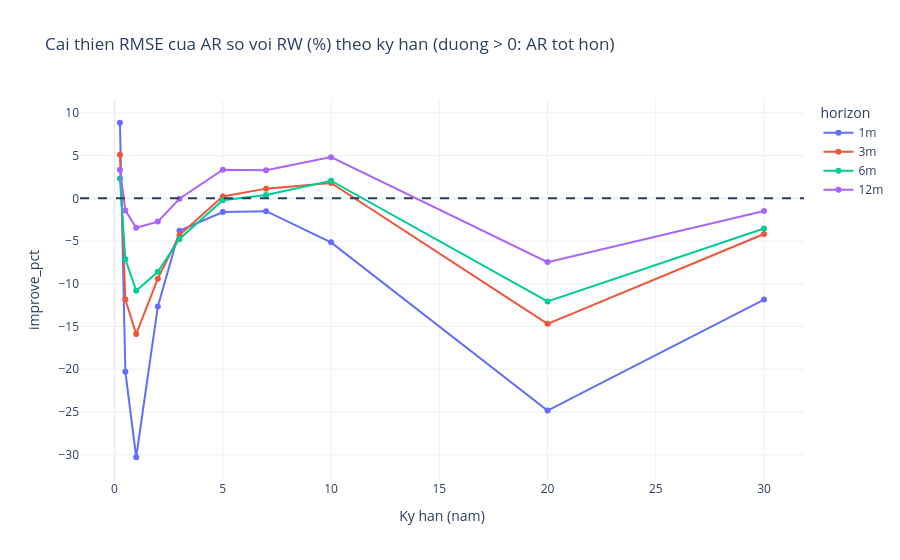

Source (notebook cell):
### Markdown cell above
## 6. Tuong tac: RMSE theo ky han va horizon

### Code cell
import plotly.express as px
d = by_mat.assign(horizon=by_mat.horizon.astype(str) + 'm')
fig = px.line(d, x='tau_years', y='improve_pct', color='horizon', markers=True, hover_data=['maturity','DM_pvalue'],
              title='Cai thien RMSE cua AR so voi RW (%) theo ky han (duong > 0: AR tot hon)')
fig.add_hline(y=0, line_dash='dash'); fig.update_layout(template='plotly_white', xaxis_title='Ky han (nam)'); fig.show()

### Figure 1 — Plotly figure (JSON) as saved in the notebook; plotly's stock layout.template omitted (floating-point values rounded to 4 significant figures)
{"data": [{"customdata": [["DGS3MO", 0.1102], ["DGS6MO", 0.001144], ["DGS1", 1.599e-05], ["DGS2", 0.003433], ["DGS3", 0.0871], ["DGS5", 0.5296], ["DGS7", 0.6077], ["DGS10", 0.2281], ["DGS20", 8.663e-05], ["DGS30", 0.002291]], "hovertemplate": "horizon=1m<br>tau_years=%{x}<br>improve_pct=%{y}<br>maturity=%{customdata[0]}<br>DM_pvalue=%{customdata[1]}<extra></extra>", "legendgroup": "1m", "line": {"color": "#636efa", "dash": "solid"}, "marker": {"symbol": "circle"}, "mode": "lines+markers", "name": "1m", "orientation": "v", "showlegend": true, "type": "scatter", "x": [0.25, 0.5, 1.0, 2.0, 3.0, 5.0, 7.0, 10.0, 20.0, 30.0], "xaxis": "x", "y": [8.84, -20.27, -30.29, -12.65, -3.8, -1.598, -1.503, -5.15, -24.83, -11.85], "yaxis": "y"}, {"customdata": [["DGS3MO", 0.09674], ["DGS6MO", 0.06323], ["DGS1", 0.03934], ["DGS2", 0.07165], ["DGS3", 0.2109], ["DGS5", 0.9116], ["DGS7", 0.6556], ["DGS10", 0.6634], ["DGS20", 0.00663], ["DGS30", 0.114]], "hovertemplate": "horizon=3m<br>tau_years=%{x}<br>improve_pct=%{y}<br>maturity=%{customdata[0]}<br>DM_pvalue=%{customdata[1]}<extra></extra>", "legendgroup": "3m", "line": {"color": "#EF553B", "dash": "solid"}, "marker": {"symbol": "circle"}, "mode": "lines+markers", "name": "3m", "orientation": "v", "showlegend": true, "type": "scatter", "x": [0.25, 0.5, 1.0, 2.0, 3.0, 5.0, 7.0, 10.0, 20.0, 30.0], "xaxis": "x", "y": [5.106, -11.84, -15.88, -9.398, -4.293, 0.2177, 1.132, 1.795, -14.69, -4.173], "yaxis": "y"}, {"customdata": [["DGS3MO", 0.2426], ["DGS6MO", 0.26], ["DGS1", 0.1776], ["DGS2", 0.2083], ["DGS3", 0.348], ["DGS5", 0.9311], ["DGS7", 0.9011], ["DGS10", 0.6912], ["DGS20", 0.01522], ["DGS30", 0.1719]], "hovertemplate": "horizon=6m<br>tau_years=%{x}<br>improve_pct=%{y}<br>maturity=%{customdata[0]}<br>DM_pvalue=%{customdata[1]}<extra></extra>", "legendgroup": "6m", "line": {"color": "#00cc96", "dash": "solid"}, "marker": {"symbol": "circle"}, "mode": "lines+markers", "name": "6m", "orientation": "v", "showlegend": true, "type": "scatter", "x": [0.25, 0.5, 1.0, 2.0, 3.0, 5.0, 7.0, 10.0, 20.0, 30.0], "xaxis": "x", "y": [2.315, -7.123, -10.81, -8.597, -4.752, -0.2333, 0.3952, 2.059, -12.06, -3.538], "yaxis": "y"}, {"customdata": [["DGS3MO", 0.2298], ["DGS6MO", 0.8156], ["DGS1", 0.6504], ["DGS2", 0.7083], ["DGS3", 0.9944], ["DGS5", 0.4904], ["DGS7", 0.5077], ["DGS10", 0.4698], ["DGS20", 0.2624], ["DGS30", 0.7942]], "hovertemplate": "horizon=12m<br>tau_years=%{x}<br>improve_pct=%{y}<br>maturity=%{customdata[0]}<br>DM_pvalue=%{customdata[1]}<extra></extra>", "legendgroup": "12m", "line": {"color": "#ab63fa", "dash": "solid"}, "marker": {"symbol": "circle"}, "mode": "lines+markers", "name": "12m", "orientation": "v", "showlegend": true, "type": "scatter", "x": [0.25, 0.5, 1.0, 2.0, 3.0, 5.0, 7.0, 10.0, 20.0, 30.0], "xaxis": "x", "y": [3.333, -1.413, -3.45, -2.725, -0.04366, 3.338, 3.292, 4.818, -7.464, -1.488], "yaxis": "y"}], "layout": {"legend": {"title": {"text": "horizon"}, "tracegroupgap": 0}, "shapes": [{"line": {"dash": "dash"}, "type": "line", "x0": 0, "x1": 1, "xref": "x domain", "y0": 0, "y1": 0, "yref": "y"}], "title": {"text": "Cai thien RMSE cua AR so voi RW (%) theo ky han (duong > 0: AR tot hon)"}, "xaxis": {"anchor": "y", "domain": [0, 1], "title": {"text": "Ky han (nam)"}}, "yaxis": {"anchor": "x", "domain": [0, 1], "title": {"text": "improve_pct"}}}}
